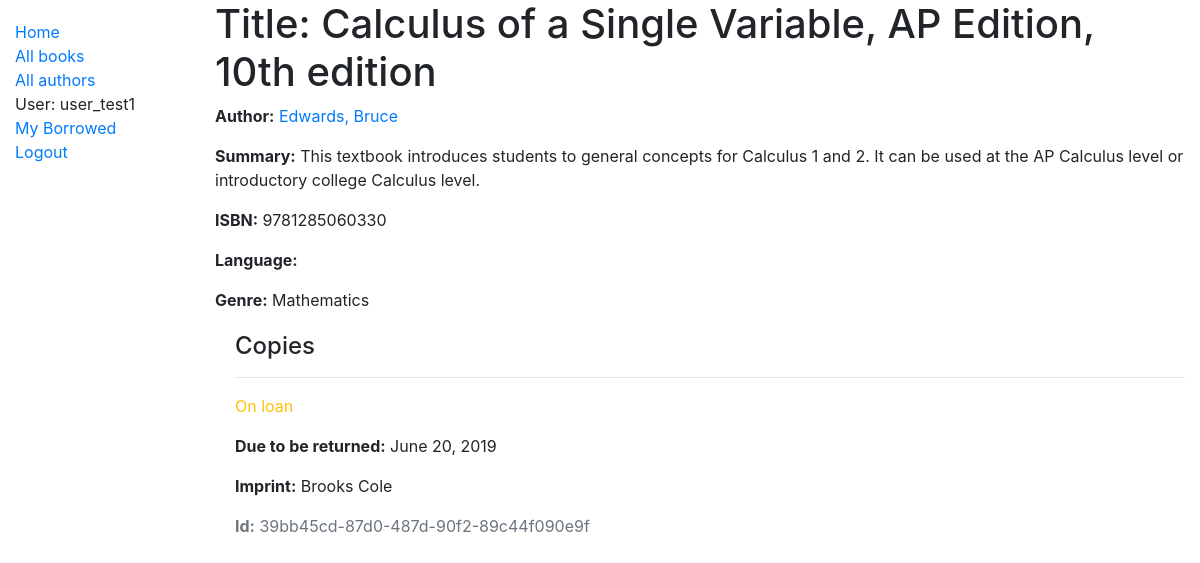
The page /catalog/book/1 (signed in) on the database its author committed.
### catalog/models.py (models this page shows, shortened)
class Book(models.Model):
    title = models.CharField(max_length=200)
    author = models.ForeignKey('Author', on_delete=models.SET_NULL, null=True)
    summary = models.TextField(max_length=1000, help_text='Enter a brief description of the book')
    isbn = models.CharField('ISBN', max_length=13, help_text='13 Character <a href="https://www.isbn-international.org/content/what-isbn">ISBN number</a>')
    genre = models.ManyToManyField(Genre, help_text='Select a genre for this book')
    def display_genre(self):
        """Create a string for the Genre. This is required to display genre in Admin."""
        return ', '.join(genre.name for genre in self.genre.all()[:3])
    display_genre.short_description = 'Genre'

class Author(models.Model):
    first_name = models.CharField(max_length=100)
    last_name = models.CharField(max_length=100)
    date_of_birth = models.DateField(null=True, blank=True)
    date_of_death = models.DateField('Died', null=True, blank=True)
    class Meta:
        ordering = ['last_name', 'first_name']
    def __str__(self):
        return f'{self.last_name}, {self.first_name}'

class Genre(models.Model):
    name = models.CharField(max_length=200, help_text='Enter a book genre (e.g. Science Fiction)')
    def __str__(self):
        return self.name

class BookInstance(models.Model):
    id = models.UUIDField(primary_key=True, default=uuid.uuid4, help_text='Unique ID for this particular book across whole library')
    book = models.ForeignKey('Book', on_delete=models.SET_NULL, null=True)
    imprint = models.CharField(max_length=200)
    due_back = models.DateField(null=True, blank=True)
    LOAN_STATUS = (
        ('m', 'Maintenance'),
        ('o', 'On loan'),
        ('a', 'Available'),
        ('r', 'Reserved'),
    )
    status = models.CharField(
        max_length=1,
        choices=LOAN_STATUS,
        blank=True,
        default='m',
        help_text='Book availability',
    )
    class Meta:
        ordering = ['due_back']
        permissions = (("can_mark_returned", "Set book as returned"),)
    borrower = models.ForeignKey(User, on_delete=models.SET_NULL, null=True, blank=True)

### catalog/views.py (the view)
# urls.py: path('book/<int:pk>', views.BookDetailView.as_view(), name='book-detail'),
class BookDetailView(generic.DetailView):
    model = Book

### catalog/templates/catalog/book_detail.html
{% extends "base_generic.html" %}
{% block content %}
  <h1>Title: {{ book.title }}</h1>
  <p><strong>Author:</strong> <a href="">{{ book.author }}</a></p>
  <p><strong>Summary:</strong> {{ book.summary }}</p>
  <p><strong>ISBN:</strong> {{ book.isbn }}</p>
  <p><strong>Language:</strong> {{ book.language }}</p>
  <p><strong>Genre:</strong> {% for genre in book.genre.all %} {{ genre }}{% if not forloop.last %}, {% endif %}{% endfor %}</p>
  <div style="margin-left:20px;margin-top:20px">
    <h4>Copies</h4>
    {% for copy in book.bookinstance_set.all %}
      <hr>
      <p class="{% if copy.status == 'a' %}text-success{% elif copy.status == 'm' %}text-danger{% else %}text-warning{% endif %}">{{ copy.get_status_display }}</p>
      {% if copy.status != 'a' %}
        <p><strong>Due to be returned:</strong> {{copy.due_back}}</p>
      {% endif %}
      <p><strong>Imprint:</strong> {{copy.imprint}}</p>
      <p class="text-muted"><strong>Id:</strong> {{copy.id}}</p>
    {% endfor %}
  </div>
{% endblock %}

### catalog/templates/base_generic.html (shortened to what this page needs)
<!DOCTYPE html>
<html lang="en">
<head>
  <link rel="stylesheet" href="https://stackpath.bootstrapcdn.com/bootstrap/4.1.3/css/bootstrap.min.css">
  {% load static %}
  <link rel="stylesheet" href="{% static 'css/styles.css' %}">
</head>
<body>
  <div class="container-fluid">
    <div class="row">
      <div class="col-sm-2">
      {% block sidebar %}
        <ul class="sidebar-nav">
          <li><a href="{% url 'index' %}">Home</a></li>
          <li><a href="{% url 'books' %}">All books</a></li>
          <li><a href="">All authors</a></li>
          {% if user.is_authenticated %}
              <li>User: {{ user.get_username }}</li>
              <li><a href="{% url 'my-borrowed' %}">My Borrowed</a></li>
              <li><a href="{% url 'logout'%}?next={{request.path}}">Logout</a></li>
          {% else %}
              <li><a href="{% url 'login'%}?next={{request.path}}">Login</a></li>
          {% endif %}
        </ul>
     {% endblock %}
      </div>
      <div class="col-sm-10 ">{% block content %}{% endblock %}</div>
    </div>
  </div>
</body>
</html>

### catalog/static/css/styles.css (style rules this page uses)
.sidebar-nav { margin-top: 20px; padding: 0; list-style: none; }

### rows shown on the page
Book: title "Calculus of a Single Variable, AP Edition, 10th edition", author "Edwards, Bruce", summary "This textbook introduces students to general concepts for Calculus 1 and 2. It can be used at the AP Calculus level or introductory college Calculus level.", isbn "9781285060330"
Genre: name "Mathematics"
BookInstance: status "On loan", due_back "June 20, 2019", imprint "Brooks Cole", id "39bb45cd-87d0-487d-90f2-89c44f090e9f"

### other values the page prints
{{ user.get_username }} "user_test1"
